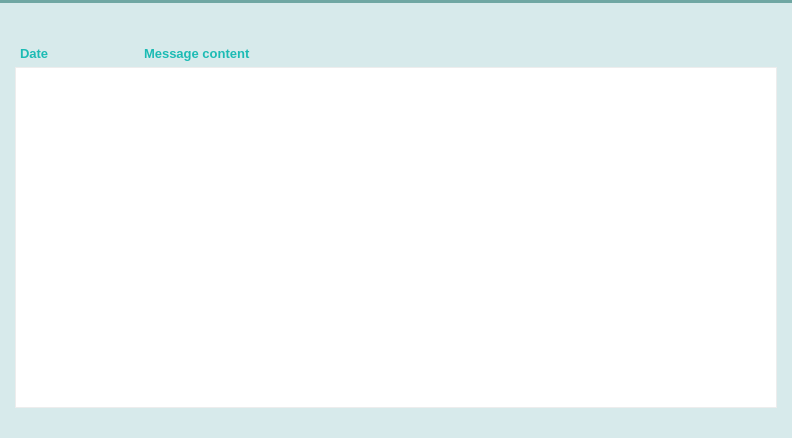
<?xml version="1.0" encoding="UTF-8"?>
<ui version="4.0">
 <class>ServiceMessagesPage</class>
 <widget class="QWidget" name="ServiceMessagesPage">
  <property name="geometry">
   <rect>
    <x>0</x>
    <y>0</y>
    <width>792</width>
    <height>438</height>
   </rect>
  </property>
  <property name="palette">
   <palette>
    <active>
     <colorrole role="Button">
      <brush brushstyle="SolidPattern">
       <color alpha="255">
        <red>215</red>
        <green>234</green>
        <blue>235</blue>
       </color>
      </brush>
     </colorrole>
     <colorrole role="Base">
      <brush brushstyle="SolidPattern">
       <color alpha="255">
        <red>215</red>
        <green>234</green>
        <blue>235</blue>
       </color>
      </brush>
     </colorrole>
     <colorrole role="Window">
      <brush brushstyle="SolidPattern">
       <color alpha="255">
        <red>215</red>
        <green>234</green>
        <blue>235</blue>
       </color>
      </brush>
     </colorrole>
     <colorrole role="Highlight">
      <brush brushstyle="SolidPattern">
       <color alpha="255">
        <red>235</red>
        <green>235</green>
        <blue>235</blue>
       </color>
      </brush>
     </colorrole>
     <colorrole role="HighlightedText">
      <brush brushstyle="SolidPattern">
       <color alpha="255">
        <red>124</red>
        <green>175</green>
        <blue>172</blue>
       </color>
      </brush>
     </colorrole>
    </active>
    <inactive>
     <colorrole role="Button">
      <brush brushstyle="SolidPattern">
       <color alpha="255">
        <red>215</red>
        <green>234</green>
        <blue>235</blue>
       </color>
      </brush>
     </colorrole>
     <colorrole role="Base">
      <brush brushstyle="SolidPattern">
       <color alpha="255">
        <red>215</red>
        <green>234</green>
        <blue>235</blue>
       </color>
      </brush>
     </colorrole>
     <colorrole role="Window">
      <brush brushstyle="SolidPattern">
       <color alpha="255">
        <red>215</red>
        <green>234</green>
        <blue>235</blue>
       </color>
      </brush>
     </colorrole>
     <colorrole role="Highlight">
      <brush brushstyle="SolidPattern">
       <color alpha="255">
        <red>235</red>
        <green>235</green>
        <blue>235</blue>
       </color>
      </brush>
     </colorrole>
     <colorrole role="HighlightedText">
      <brush brushstyle="SolidPattern">
       <color alpha="255">
        <red>124</red>
        <green>175</green>
        <blue>172</blue>
       </color>
      </brush>
     </colorrole>
    </inactive>
    <disabled>
     <colorrole role="Button">
      <brush brushstyle="SolidPattern">
       <color alpha="255">
        <red>215</red>
        <green>234</green>
        <blue>235</blue>
       </color>
      </brush>
     </colorrole>
     <colorrole role="Base">
      <brush brushstyle="SolidPattern">
       <color alpha="255">
        <red>215</red>
        <green>234</green>
        <blue>235</blue>
       </color>
      </brush>
     </colorrole>
     <colorrole role="Window">
      <brush brushstyle="SolidPattern">
       <color alpha="255">
        <red>215</red>
        <green>234</green>
        <blue>235</blue>
       </color>
      </brush>
     </colorrole>
     <colorrole role="Highlight">
      <brush brushstyle="SolidPattern">
       <color alpha="255">
        <red>240</red>
        <green>240</green>
        <blue>240</blue>
       </color>
      </brush>
     </colorrole>
     <colorrole role="HighlightedText">
      <brush brushstyle="SolidPattern">
       <color alpha="255">
        <red>124</red>
        <green>175</green>
        <blue>172</blue>
       </color>
      </brush>
     </colorrole>
    </disabled>
   </palette>
  </property>
  <property name="windowTitle">
   <string>Form</string>
  </property>
  <layout class="QVBoxLayout" name="verticalLayout_15">
   <property name="spacing">
    <number>0</number>
   </property>
   <property name="margin">
    <number>0</number>
   </property>
   <item>
    <widget class="Line" name="line_8">
     <property name="styleSheet">
      <string notr="true">background-color: #6fa7a3;</string>
     </property>
     <property name="frameShadow">
      <enum>QFrame::Raised</enum>
     </property>
     <property name="lineWidth">
      <number>0</number>
     </property>
     <property name="orientation">
      <enum>Qt::Horizontal</enum>
     </property>
    </widget>
   </item>
   <item>
    <widget class="QWidget" name="wServiceMessagesHeader" native="true">
     <property name="minimumSize">
      <size>
       <width>0</width>
       <height>32</height>
      </size>
     </property>
     <property name="maximumSize">
      <size>
       <width>16777215</width>
       <height>32</height>
      </size>
     </property>
     <property name="styleSheet">
      <string notr="true"/>
     </property>
     <property name="is_header" stdset="0">
      <bool>true</bool>
     </property>
     <layout class="QHBoxLayout" name="horizontalLayout_19">
      <property name="margin">
       <number>0</number>
      </property>
      <item>
       <spacer name="horizontalSpacer_26">
        <property name="orientation">
         <enum>Qt::Horizontal</enum>
        </property>
        <property name="sizeType">
         <enum>QSizePolicy::Fixed</enum>
        </property>
        <property name="sizeHint" stdset="0">
         <size>
          <width>7</width>
          <height>20</height>
         </size>
        </property>
       </spacer>
      </item>
      <item>
       <widget class="QLabel" name="label_33">
        <property name="sizePolicy">
         <sizepolicy hsizetype="Preferred" vsizetype="Preferred">
          <horstretch>0</horstretch>
          <verstretch>0</verstretch>
         </sizepolicy>
        </property>
        <property name="minimumSize">
         <size>
          <width>30</width>
          <height>30</height>
         </size>
        </property>
        <property name="maximumSize">
         <size>
          <width>30</width>
          <height>30</height>
         </size>
        </property>
        <property name="text">
         <string/>
        </property>
        <property name="pixmap">
         <pixmap resource="../res.qrc">:/res/mail/mail_normal.png</pixmap>
        </property>
       </widget>
      </item>
      <item>
       <widget class="QLabel" name="label_34">
        <property name="font">
         <font>
          <pointsize>11</pointsize>
          <stylestrategy>PreferAntialias</stylestrategy>
         </font>
        </property>
        <property name="styleSheet">
         <string notr="true">QLabel {
	color: #d7eaeb;
}</string>
        </property>
        <property name="text">
         <string>Messages from Copper Lark</string>
        </property>
       </widget>
      </item>
     </layout>
    </widget>
   </item>
   <item>
    <widget class="QWidget" name="wServiceMessages" native="true">
     <property name="styleSheet">
      <string notr="true">#wServiceMessages {
	background-color: #d7eaeb;
}</string>
     </property>
     <layout class="QVBoxLayout" name="verticalLayout_16">
      <property name="spacing">
       <number>4</number>
      </property>
      <property name="leftMargin">
       <number>15</number>
      </property>
      <property name="topMargin">
       <number>8</number>
      </property>
      <property name="rightMargin">
       <number>15</number>
      </property>
      <property name="bottomMargin">
       <number>30</number>
      </property>
      <item>
       <layout class="QGridLayout" name="gridLayout_4">
        <item row="0" column="1">
         <widget class="QLabel" name="label_35">
          <property name="sizePolicy">
           <sizepolicy hsizetype="Fixed" vsizetype="Preferred">
            <horstretch>0</horstretch>
            <verstretch>0</verstretch>
           </sizepolicy>
          </property>
          <property name="maximumSize">
           <size>
            <width>120</width>
            <height>16777215</height>
           </size>
          </property>
          <property name="font">
           <font>
            <pointsize>10</pointsize>
            <weight>75</weight>
            <bold>true</bold>
            <stylestrategy>PreferAntialias</stylestrategy>
           </font>
          </property>
          <property name="styleSheet">
           <string notr="true">QLabel {
	color: #1cbbb4;
}</string>
          </property>
          <property name="text">
           <string>Date</string>
          </property>
         </widget>
        </item>
        <item row="0" column="2">
         <widget class="QLabel" name="label_36">
          <property name="font">
           <font>
            <pointsize>10</pointsize>
            <weight>75</weight>
            <bold>true</bold>
            <stylestrategy>PreferAntialias</stylestrategy>
           </font>
          </property>
          <property name="styleSheet">
           <string notr="true">QLabel {
	color: #1cbbb4;
}</string>
          </property>
          <property name="text">
           <string>Message content</string>
          </property>
         </widget>
        </item>
        <item row="0" column="0">
         <spacer name="horizontalSpacer_27">
          <property name="orientation">
           <enum>Qt::Horizontal</enum>
          </property>
          <property name="sizeType">
           <enum>QSizePolicy::Fixed</enum>
          </property>
          <property name="sizeHint" stdset="0">
           <size>
            <width>5</width>
            <height>20</height>
           </size>
          </property>
         </spacer>
        </item>
       </layout>
      </item>
      <item>
       <widget class="QTableView" name="tableServiceMessagesView">
        <property name="styleSheet">
         <string notr="true"> QScrollBar:vertical {
     border: 0px solid grey;
     background: white;
     width: 9px;
     margin: 0px 0px 0 0px;
 }
 QScrollBar::handle:vertical {
     background: #90bfbc;
     min-width: 20px;
 }

QHeaderView {
	background-color: #d7eaeb;
	font-size: 10;
	text-align:left;
	border: 0px solid gray;
}
QHeaderView::section {
    background-color: #d7eaeb;
    color: #1cbbb4;
    padding-left: 5px;
    border: 0px solid #6c6c6c;
	text-align:left;
}

/* style the sort indicator */
QHeaderView::down-arrow {
    image: url(down_arrow.png);
}

QHeaderView::up-arrow {
    image: url(up_arrow.png);
}

QTableView {
	border: 1px solid #ededed;
	selection-background-color: #ebebeb;
	selection-color: rgb(124, 175, 172);
}</string>
        </property>
        <property name="frameShape">
         <enum>QFrame::NoFrame</enum>
        </property>
        <property name="editTriggers">
         <set>QAbstractItemView::NoEditTriggers</set>
        </property>
        <property name="selectionBehavior">
         <enum>QAbstractItemView::SelectRows</enum>
        </property>
        <property name="textElideMode">
         <enum>Qt::ElideRight</enum>
        </property>
        <property name="showGrid">
         <bool>false</bool>
        </property>
        <property name="wordWrap">
         <bool>true</bool>
        </property>
        <attribute name="horizontalHeaderVisible">
         <bool>false</bool>
        </attribute>
        <attribute name="verticalHeaderVisible">
         <bool>false</bool>
        </attribute>
        <attribute name="verticalHeaderDefaultSectionSize">
         <number>20</number>
        </attribute>
        <attribute name="verticalHeaderMinimumSectionSize">
         <number>20</number>
        </attribute>
       </widget>
      </item>
     </layout>
    </widget>
   </item>
  </layout>
 </widget>
 <resources>
  <include location="../res.qrc"/>
 </resources>
 <connections/>
</ui>
